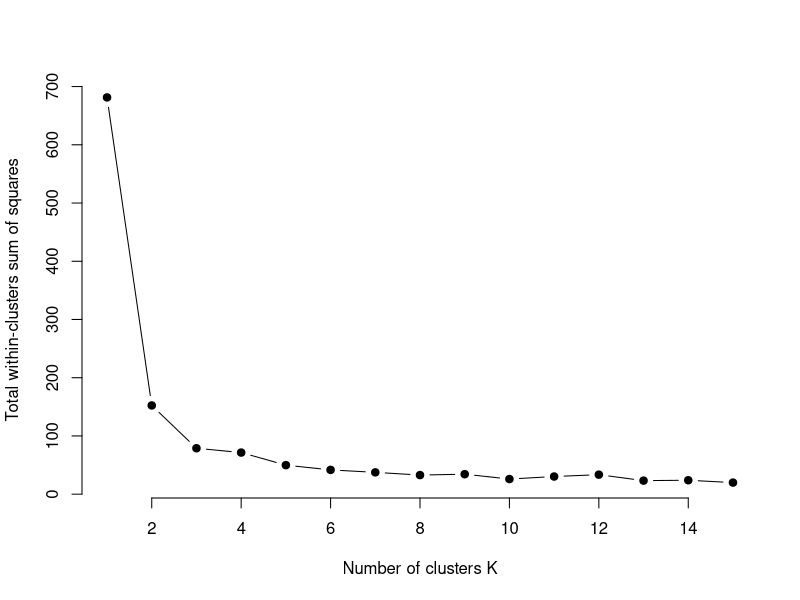
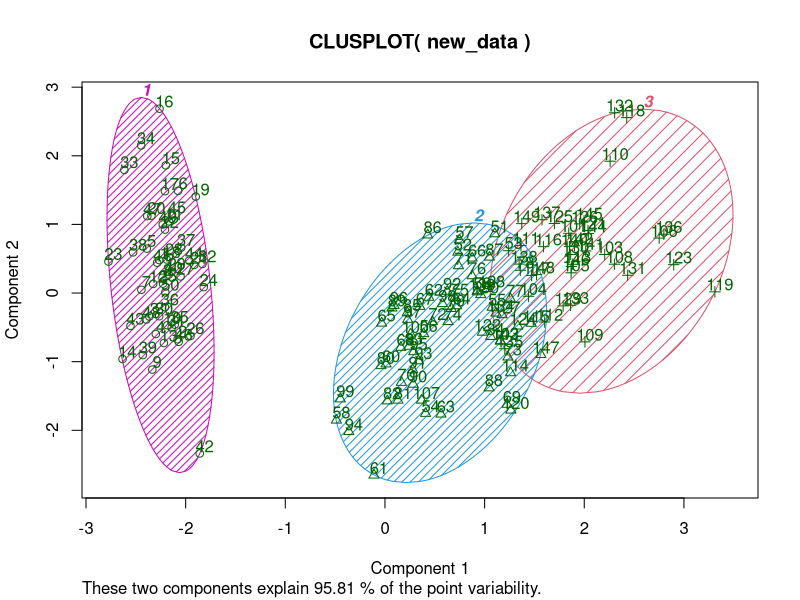
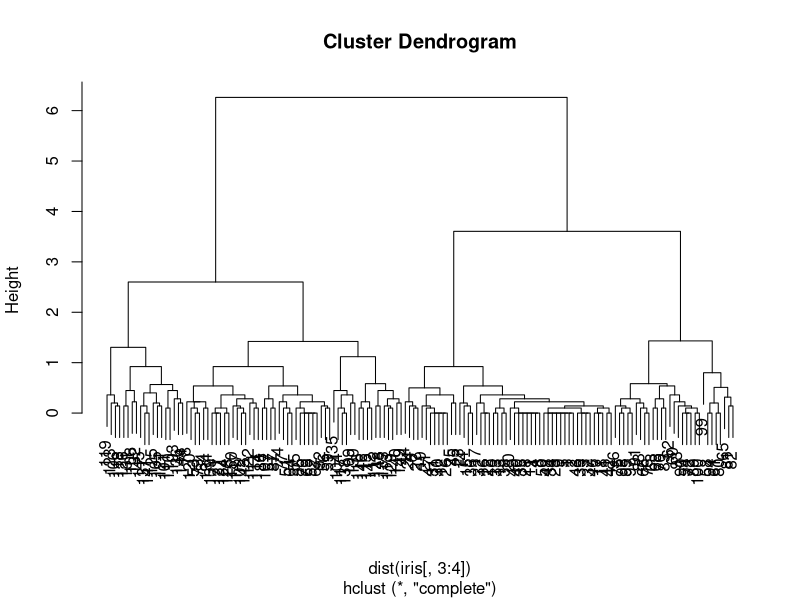
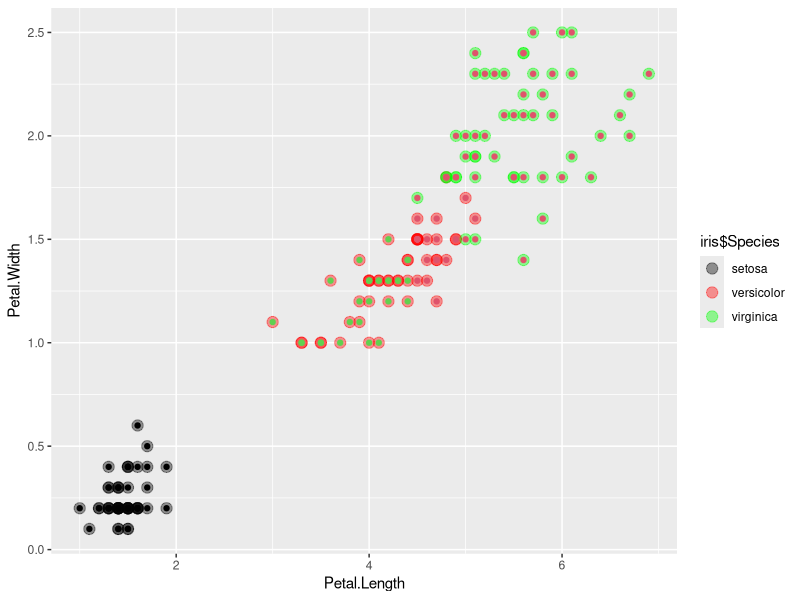
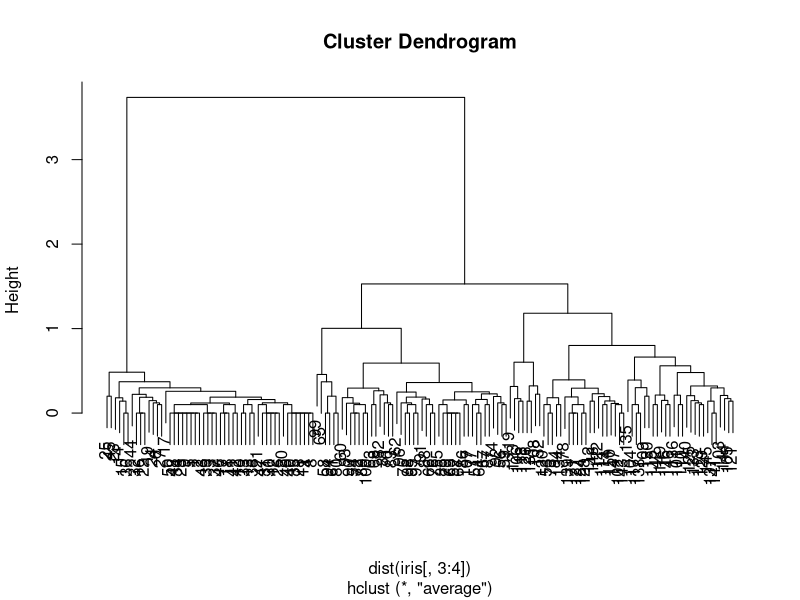
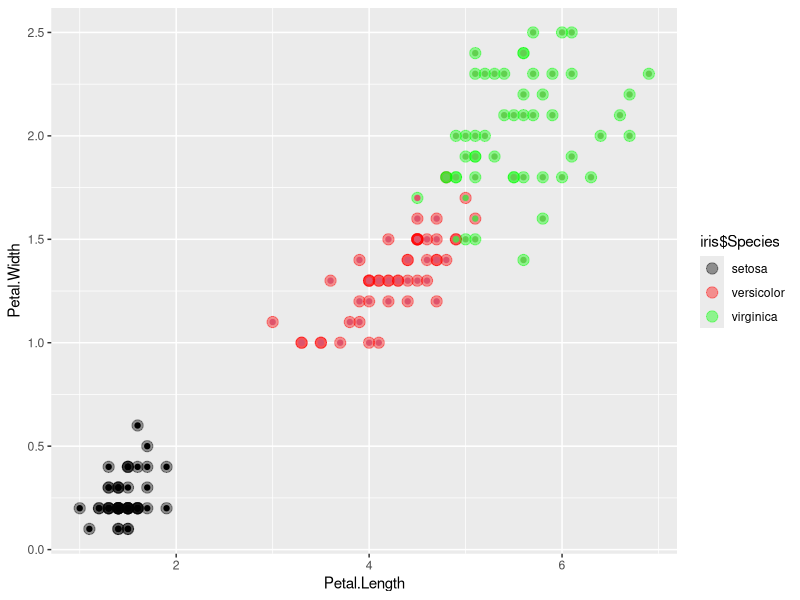

Write the R code that produced these figures, in order.
"k-means clustering "
data("iris")
names(iris)
new_data<-subset(iris,select = c(-Species))
new_data
cl<-kmeans(new_data,3)
cl

data <- new_data

wss <- sapply(1:15,  function(k){kmeans(data, k )$tot.withinss})
wss

plot(1:15, wss,
     type="b", pch = 19, frame = FALSE, 
     xlab="Number of clusters K",
     ylab="Total within-clusters sum of squares")

install.packages("cluster")
library(cluster)
clusplot(new_data, cl$cluster, color=TRUE, shade=TRUE,  labels=2, lines=0)
cl$cluster

cl$centers


"agglomarative clustering "
clusters <- hclust(dist(iris[, 3:4]))
plot(clusters)
clusterCut <- cutree(clusters, 3)
table(clusterCut, iris$Species)
install.packages("ggplot2") 
library(ggplot2)
ggplot(iris, aes(Petal.Length, Petal.Width, color = iris$Species)) + 
  geom_point(alpha = 0.4, size = 3.5) + geom_point(col = clusterCut) + 
  scale_color_manual(values = c('black', 'red', 'green'))

clusters <- hclust(dist(iris[, 3:4]), method = 'average')
clusterCut1 <- cutree(clusters, 3)
table(clusterCut1, iris$Species)

plot(clusters)
ggplot(iris, aes(Petal.Length, Petal.Width, color = iris$Species)) + 
  geom_point(alpha = 0.4, size = 3.5) + geom_point(col = clusterCut1) + 
  scale_color_manual(values = c('black', 'red', 'green'))

